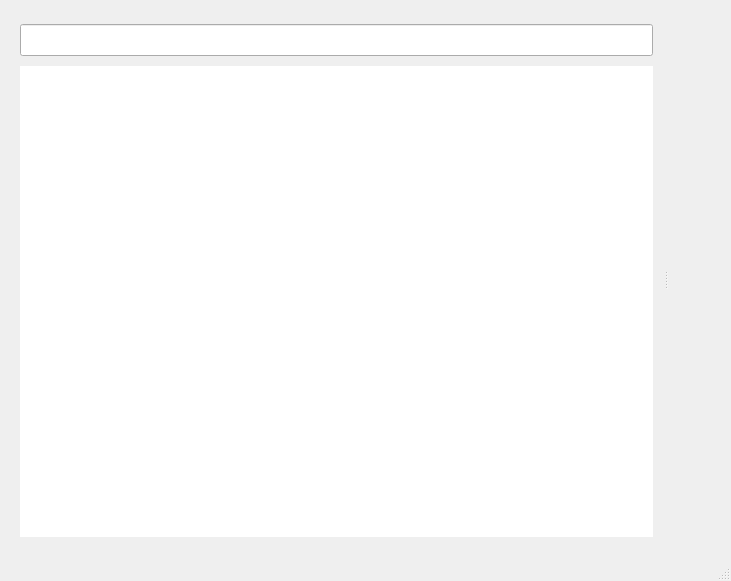
<?xml version="1.0" encoding="UTF-8"?>
<ui version="4.0">
 <class>MainWindow</class>
 <widget class="QMainWindow" name="MainWindow">
  <property name="geometry">
   <rect>
    <x>0</x>
    <y>0</y>
    <width>731</width>
    <height>581</height>
   </rect>
  </property>
  <property name="windowTitle">
   <string>QTreeNote</string>
  </property>
  <property name="windowIcon">
   <iconset resource="resource.qrc">
    <normaloff>:/icons/QTreeNote.png</normaloff>:/icons/QTreeNote.png</iconset>
  </property>
  <widget class="QWidget" name="centralWidget">
   <layout class="QVBoxLayout" name="verticalLayout">
    <property name="leftMargin">
     <number>9</number>
    </property>
    <property name="topMargin">
     <number>9</number>
    </property>
    <item>
     <widget class="QSplitter" name="splitter">
      <property name="orientation">
       <enum>Qt::Horizontal</enum>
      </property>
      <widget class="QWidget" name="layoutWidget">
       <layout class="QVBoxLayout" name="verticalLayout_Left">
        <property name="spacing">
         <number>6</number>
        </property>
        <property name="sizeConstraint">
         <enum>QLayout::SetMinimumSize</enum>
        </property>
        <item>
         <layout class="QVBoxLayout" name="verticalLayout_2">
          <property name="spacing">
           <number>4</number>
          </property>
          <property name="sizeConstraint">
           <enum>QLayout::SetMinimumSize</enum>
          </property>
          <property name="leftMargin">
           <number>0</number>
          </property>
          <property name="topMargin">
           <number>4</number>
          </property>
          <property name="rightMargin">
           <number>0</number>
          </property>
          <property name="bottomMargin">
           <number>4</number>
          </property>
          <item alignment="Qt::AlignVCenter">
           <widget class="NoteLineEdit" name="lineEditSearch">
            <property name="minimumSize">
             <size>
              <width>0</width>
              <height>32</height>
             </size>
            </property>
            <property name="maximumSize">
             <size>
              <width>16777215</width>
              <height>32</height>
             </size>
            </property>
            <property name="font">
             <font>
              <family>微软雅黑</family>
              <pointsize>10</pointsize>
             </font>
            </property>
            <property name="styleSheet">
             <string notr="true"/>
            </property>
            <property name="clearButtonEnabled">
             <bool>false</bool>
            </property>
           </widget>
          </item>
         </layout>
        </item>
        <item>
         <widget class="NoteStackedWidget" name="stackedWidget">
          <property name="currentIndex">
           <number>0</number>
          </property>
          <widget class="QWidget" name="pageTreeView">
           <layout class="QHBoxLayout" name="horizontalLayout_2">
            <property name="spacing">
             <number>0</number>
            </property>
            <property name="leftMargin">
             <number>0</number>
            </property>
            <property name="topMargin">
             <number>0</number>
            </property>
            <property name="rightMargin">
             <number>0</number>
            </property>
            <property name="bottomMargin">
             <number>0</number>
            </property>
            <item>
             <widget class="NoteTreeView" name="treeView">
              <property name="autoFillBackground">
               <bool>false</bool>
              </property>
              <property name="styleSheet">
               <string notr="true">QHeaderView::section { 
    height:5px;
	background-color: rgb(255, 255, 255);
   border-left:0px solid ; 
    border-right:0px solid ; 
    border-top:0px solid ; 
    border-bottom:0px solid ;
}
QTreeView{
	selection-background-color: rgb(7, 214, 255);
}
QTreeView::item{
	margin:2px;
}</string>
              </property>
              <property name="frameShape">
               <enum>QFrame::NoFrame</enum>
              </property>
              <property name="frameShadow">
               <enum>QFrame::Plain</enum>
              </property>
              <property name="lineWidth">
               <number>0</number>
              </property>
              <property name="dragEnabled">
               <bool>true</bool>
              </property>
              <property name="dragDropOverwriteMode">
               <bool>false</bool>
              </property>
              <property name="dragDropMode">
               <enum>QAbstractItemView::InternalMove</enum>
              </property>
              <property name="alternatingRowColors">
               <bool>true</bool>
              </property>
              <property name="rootIsDecorated">
               <bool>true</bool>
              </property>
              <property name="animated">
               <bool>true</bool>
              </property>
              <property name="headerHidden">
               <bool>true</bool>
              </property>
              <attribute name="headerVisible">
               <bool>false</bool>
              </attribute>
             </widget>
            </item>
           </layout>
          </widget>
          <widget class="QWidget" name="pageListView">
           <layout class="QHBoxLayout" name="horizontalLayout_3">
            <property name="spacing">
             <number>0</number>
            </property>
            <property name="leftMargin">
             <number>0</number>
            </property>
            <property name="topMargin">
             <number>0</number>
            </property>
            <property name="rightMargin">
             <number>0</number>
            </property>
            <property name="bottomMargin">
             <number>0</number>
            </property>
            <item>
             <widget class="NoteListView" name="listView">
              <property name="frameShape">
               <enum>QFrame::NoFrame</enum>
              </property>
              <property name="frameShadow">
               <enum>QFrame::Plain</enum>
              </property>
              <property name="lineWidth">
               <number>0</number>
              </property>
              <property name="editTriggers">
               <set>QAbstractItemView::NoEditTriggers</set>
              </property>
             </widget>
            </item>
           </layout>
          </widget>
         </widget>
        </item>
       </layout>
      </widget>
      <widget class="QWidget" name="layoutWidget">
       <layout class="QVBoxLayout" name="verticalLayout_Right">
        <property name="sizeConstraint">
         <enum>QLayout::SetMinimumSize</enum>
        </property>
        <item>
         <widget class="QWidget" name="appWidget" native="true">
          <property name="minimumSize">
           <size>
            <width>0</width>
            <height>40</height>
           </size>
          </property>
          <property name="maximumSize">
           <size>
            <width>16777215</width>
            <height>40</height>
           </size>
          </property>
         </widget>
        </item>
        <item>
         <widget class="NoteWebEngineView" name="webView" native="true">
          <property name="styleSheet">
           <string notr="true"/>
          </property>
         </widget>
        </item>
       </layout>
      </widget>
     </widget>
    </item>
   </layout>
  </widget>
  <widget class="QStatusBar" name="statusBar"/>
 </widget>
 <layoutdefault spacing="6" margin="11"/>
 <customwidgets>
  <customwidget>
   <class>NoteWebEngineView</class>
   <extends>QWidget</extends>
   <header>NoteWebEngineView.h</header>
   <container>1</container>
  </customwidget>
  <customwidget>
   <class>NoteLineEdit</class>
   <extends>QLineEdit</extends>
   <header>NoteLineEdit.h</header>
  </customwidget>
  <customwidget>
   <class>NoteTreeView</class>
   <extends>QTreeView</extends>
   <header>NoteTreeView.h</header>
  </customwidget>
  <customwidget>
   <class>NoteListView</class>
   <extends>QListView</extends>
   <header>NoteListView.h</header>
  </customwidget>
  <customwidget>
   <class>NoteStackedWidget</class>
   <extends>QStackedWidget</extends>
   <header>NoteStackedWidget.h</header>
   <container>1</container>
  </customwidget>
 </customwidgets>
 <resources>
  <include location="resource.qrc"/>
 </resources>
 <connections/>
</ui>
